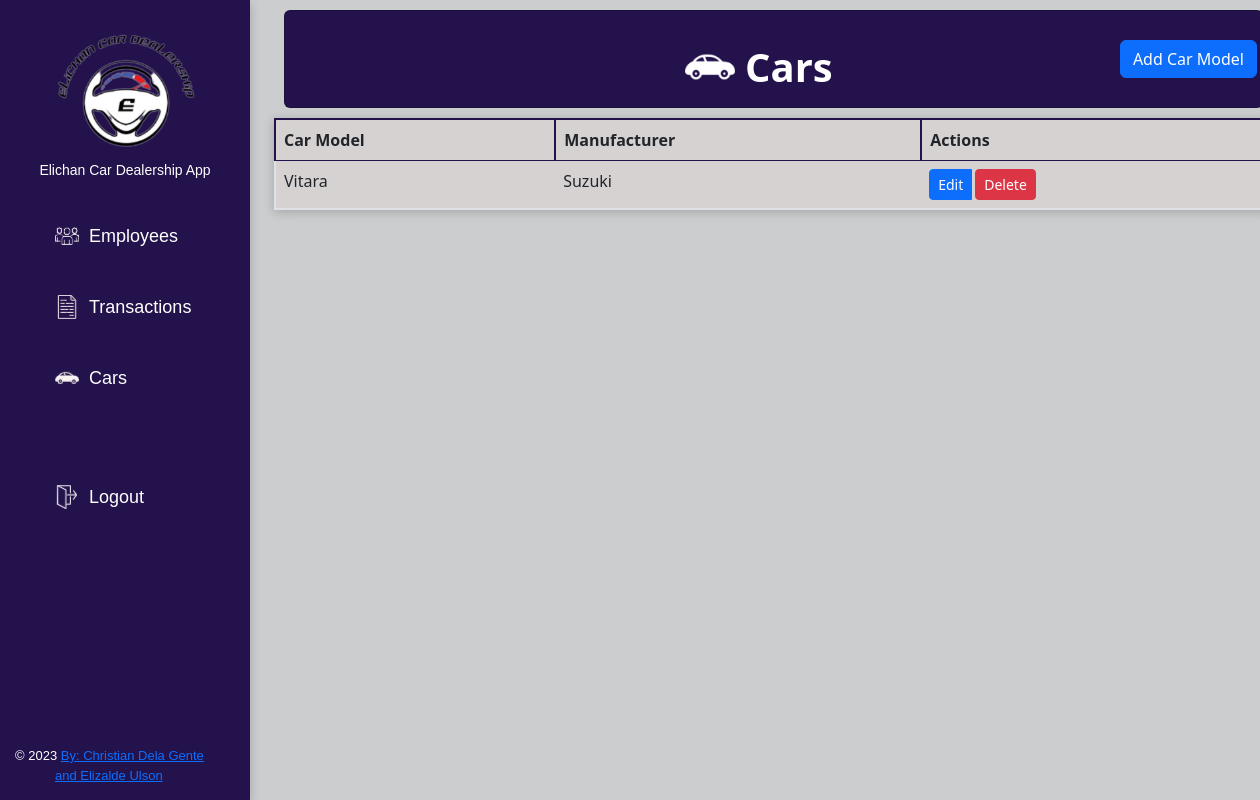
The page /cars/ on the database as committed earlier.
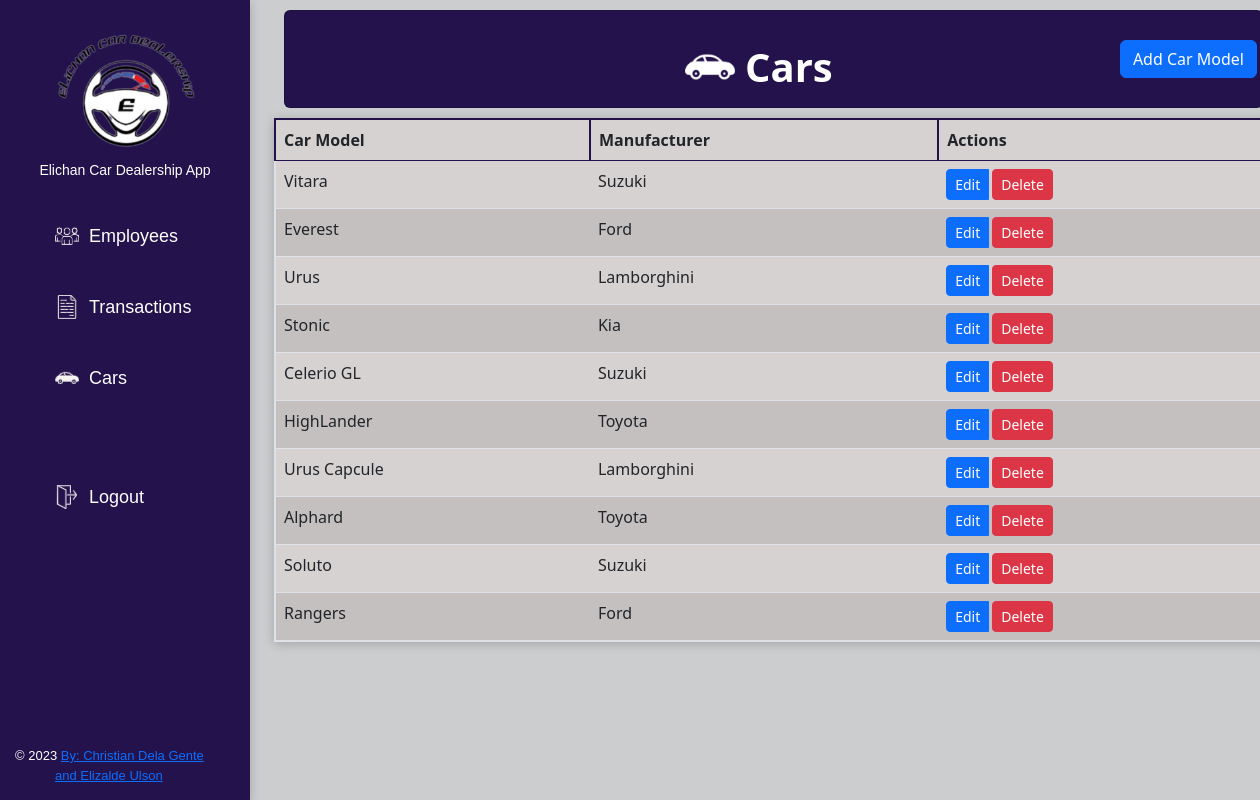
The same page on the database as committed later.
### employees/models.py (models this page shows, shortened)
class Car(models.Model):
    car_model = models.CharField(max_length=100)
    manufacturer = models.CharField(max_length=100)

### employees/views.py (the view)
# urls.py: path('cars/', views.cars, name='cars'),
def cars(request):
    cars = Car.objects.all()
    return render(request, 'cars.html', {'cars': cars})

### employees/templates/employees/cars.html (shortened to what this page needs)
<!DOCTYPE html>
<html>
<head>
  {% extends 'employees/sidebar.html' %}
  {% block content %}
  {% load static %}
  <link rel="stylesheet" type="text/css" href="{% static 'css/bootstrap.min.css' %}">
  <link rel="stylesheet" type="text/css" href="{% static 'css/style.css' %}">
  <link rel="stylesheet" type="text/css" href="{% static 'css/tables-buttons.css' %}">
</head>
<body>
  <div class="container">
    <div class="card strpied-tabled-with-hover" style="margin: 10px">
      <div class="d-flex justify-content-between align-items-center">
        <div class="d-flex align-items-center">
          <img src="{% static 'img/car-logo.png' %}" height="50px" width="50px" style="margin-right: 10px; margin-left: 400px; margin-top: 15px;">
          <h1>Cars</h1>
        </div>
        <a href="{% url 'add_car_model' %}" class="btn btn-primary" style="margin-right: 5px">Add Car Model</a>
      </div>
    </div>
  </div>
  <div class="container">
    <table class="table">
      <thead>
        <tr>
          <th>Car Model</th>
          <th>Manufacturer</th>
          <th>Actions</th>
        </tr>
      </thead>
      <tbody>
        {% for car in cars %}
        <tr>
          <td>{{ car.car_model }}</td>
          <td>{{ car.manufacturer }}</td>
          <td>
            <div class="btn-group" role="group">
              <a href="{% url 'edit_car_model' car.id %}" class="btn btn-sm btn-primary">Edit</a>
              <form method="POST" action="{% url 'delete_car_model' car.id %}" class="d-inline">
                <button style="margin-left: 3px" type="submit" class="btn btn-sm btn-danger" onclick="return confirm('Are you sure you want to delete this car model?')">Delete</button>
              </form>
            </div>
          </td>
        </tr>
        {% empty %}
        <tr>
          <td colspan="3">No cars available</td>
        </tr>
        {% endfor %}
      </tbody>
    </table>
  </div>
  {% endblock %}

### employees/templates/employees/sidebar.html (shortened to what this page needs)
<!DOCTYPE html>
<html>
<head>
  {% load static %}
  <link rel="stylesheet" type="text/css" href="{% static 'css/bootstrap.min.css' %}">
  <link rel="stylesheet" type="text/css" href="{% static 'css/style.css' %}">
</head>
<body>
  <div class="container-fluid">
    <div class="row">
      <div class="col-md-2">
        <div class="sidebar-wrapper">
          <div class="sidebar">
            <div class="logo">
              <a href="{% url 'homepage' %}" class="simple-text" style="color: white; font-family: 'Arial', sans-serif; text-decoration: none; font-size: 14px;">
                <img src="{% static 'img/logo.png' %}" class="logo-image" style="width: 80%; height: auto;">
                Elichan Car Dealership App
              </a>
            </div>
            <ul class="sidebar-menu">
              <li class="sidebar-item">
                <a href="{% url 'employees' %}" class="sidebar-link">
                  <img src="{% static 'img/team-5701.png' %}" class="sidebar-icon">
                  <p>Employees</p>
                </a>
              </li>
              <li class="sidebar-item">
                <a href="{% url 'transactions' %}" class="sidebar-link">
                  <img src="{% static 'img/file-1453.png' %}" class="sidebar-icon">
                  <p>Transactions</p>
                </a>
              </li>
              <li class="sidebar-item">
                <a href="{% url 'cars' %}" class="sidebar-link">
                  <img src="{% static 'img/car-2901.png' %}" class="sidebar-icon">
                  <p>Cars</p>
                </a>
              </li>
              <br>
              <br>
              <li class="sidebar-item">
                <a href="{% url 'logout' %}" class="sidebar-link">
                  <img src="{% static 'img/exit-logout-2856.png' %}" class="sidebar-icon">
                  <p>Logout</p>
                </a>
              </li>
            </ul>
            <div>
              <p class="sidebar-footer">
                ©
                <a href="https://github.com/xchan344" style="font-size: small;" alt="github" target="_blank">By: Christian Dela Gente</a>
                <br>
                <a href="https://github.com/NgtzBogz" style="font-size: small; margin-left: 40px;" alt="github" target="_blank"> and Elizalde Ulson</a>
              </p>
            </div>
          </div>
        </div>
      </div>
      <div class="col-md-10 content-wrapper">
        {% block content %}
        {% endblock %}
</body>
</html>

### static/css/style.css (style rules this page uses)
a, p { font-family: Verdana, Geneva, Tahoma, sans-serif; font-size: large; }
.sidebar-wrapper { background-color: rgb(35, 18, 75); box-shadow: 0px 3px 10px rgba(0, 0, 0, 0.2); }
.logo { text-align: center; padding: 20px; }
.logo-image { display: block; margin: auto; width: 50%; height: auto; }
.sidebar-menu { padding-left: 0; }
.sidebar-item { list-style-type: none; padding: 10px; }
.sidebar-link { display: flex; align-items: center; color: white; text-decoration: none; }
.sidebar-icon { margin-left: 25px; }
.sidebar-link p { margin-left: 25px; }
.logo a { font-family: Impact, Haettenschweiler, 'Arial Narrow Bold', sans-serif; }
body { overflow-x: hidden; margin: 0; padding: 0; }
.sidebar-wrapper { background-color: rgb(35, 18, 75); height: 100vh; width: 250px; position: fixed; left: 0; top: 0; }
.sidebar { display: flex; flex-direction: column; justify-content: space-between; height: 100%; }
.sidebar-menu { list-style: none; padding: 0; margin: 0; flex-grow: 1; }
.sidebar-item { position: relative; }
.sidebar-link { display: flex; align-items: center; padding: 12px 20px; text-decoration: none; color: #fff; transition: background-color 0.3s ease; }
.sidebar-icon { width: 24px; height: 24px; margin-right: 10px; }
.sidebar p { margin: 0; }
.sidebar-footer { margin: 0; padding: 15px; color: #fff; font-size: small; }
.content-wrapper { margin-left: 250px; padding-right: 15px; }

### static/css/tables-buttons.css (style rules this page uses)
.content, body { background-color: #cbcdcf; }
table { border-collapse: collapse; width: 100%; max-width: 1000px; margin: 0 auto; border: solid; border-color: rgb(35, 18, 75); border-width: 2px; box-shadow: 0px 2px 10px rgba(0, 0, 0, 0.2); }
th, td { text-align: left; padding: 8px; }
th { background-color: #f2f2f2; font-weight: bold; border-bottom: solid; border-color: rgb(35, 18, 75); border-width: 2px; }
tr:nth-child(odd) { background-color: #d6d2d2; }
tr:nth-child(even) { background-color: #c4c0c0; }
h1 { font-weight: bold; text-align: center; margin-top: 32px; margin-bottom: 16px; color: white; }
.card.strpied-tabled-with-hover { background-color: rgb(35, 18, 75); }
button, .submit { display: inline-block; padding: 8px 16px; font-size: 14px; font-weight: bold; text-align: center; text-decoration: none; background-color: #007bff; color: #fff; border: none; border-radius: 4px; cursor: pointer; transition: 0.15s; }

Rows that differ between the two databases and show on the page:
added Car: car_model "Everest", manufacturer "Ford"
added Car: car_model "Urus", manufacturer "Lamborghini"
added Car: car_model "Stonic", manufacturer "Kia"
added Car: car_model "Celerio GL", manufacturer "Suzuki"
added Car: car_model "HighLander", manufacturer "Toyota"
added Car: car_model "Urus Capcule", manufacturer "Lamborghini"
added Car: car_model "Alphard", manufacturer "Toyota"
added Car: car_model "Soluto", manufacturer "Suzuki"
added Car: car_model "Rangers", manufacturer "Ford"
